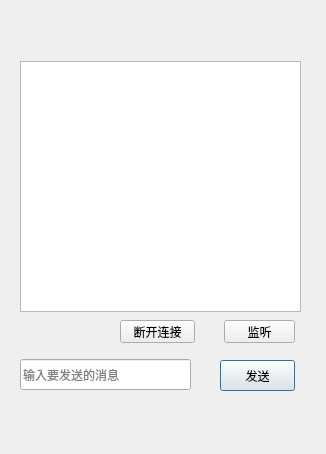
<?xml version="1.0" encoding="UTF-8"?>
<ui version="4.0">
 <class>TCPServerClass</class>
 <widget class="QDialog" name="TCPServerClass">
  <property name="geometry">
   <rect>
    <x>0</x>
    <y>0</y>
    <width>326</width>
    <height>454</height>
   </rect>
  </property>
  <property name="windowTitle">
   <string>简易聊天程序&lt;服务端&gt;</string>
  </property>
  <widget class="QTextBrowser" name="textBrowser">
   <property name="geometry">
    <rect>
     <x>20</x>
     <y>61</y>
     <width>281</width>
     <height>251</height>
    </rect>
   </property>
  </widget>
  <widget class="QLineEdit" name="message_Edit">
   <property name="geometry">
    <rect>
     <x>20</x>
     <y>359</y>
     <width>171</width>
     <height>31</height>
    </rect>
   </property>
   <property name="placeholderText">
    <string>输入要发送的消息</string>
   </property>
  </widget>
  <widget class="QPushButton" name="listenButton">
   <property name="geometry">
    <rect>
     <x>224</x>
     <y>320</y>
     <width>71</width>
     <height>23</height>
    </rect>
   </property>
   <property name="text">
    <string>监听</string>
   </property>
   <property name="autoDefault">
    <bool>false</bool>
   </property>
   <property name="default">
    <bool>false</bool>
   </property>
   <property name="flat">
    <bool>false</bool>
   </property>
  </widget>
  <widget class="QPushButton" name="sendButton">
   <property name="geometry">
    <rect>
     <x>220</x>
     <y>360</y>
     <width>75</width>
     <height>31</height>
    </rect>
   </property>
   <property name="font">
    <font>
     <family>04b_21</family>
     <pointsize>9</pointsize>
    </font>
   </property>
   <property name="cursor">
    <cursorShape>ArrowCursor</cursorShape>
   </property>
   <property name="mouseTracking">
    <bool>true</bool>
   </property>
   <property name="autoFillBackground">
    <bool>false</bool>
   </property>
   <property name="text">
    <string>发送</string>
   </property>
   <property name="autoExclusive">
    <bool>false</bool>
   </property>
   <property name="autoDefault">
    <bool>true</bool>
   </property>
   <property name="default">
    <bool>false</bool>
   </property>
  </widget>
  <widget class="QPushButton" name="un_listenBt">
   <property name="geometry">
    <rect>
     <x>120</x>
     <y>320</y>
     <width>75</width>
     <height>23</height>
    </rect>
   </property>
   <property name="text">
    <string>断开连接</string>
   </property>
   <property name="autoDefault">
    <bool>false</bool>
   </property>
  </widget>
 </widget>
 <layoutdefault spacing="6" margin="11"/>
 <resources>
  <include location="tcpserver.qrc"/>
 </resources>
 <connections/>
</ui>
